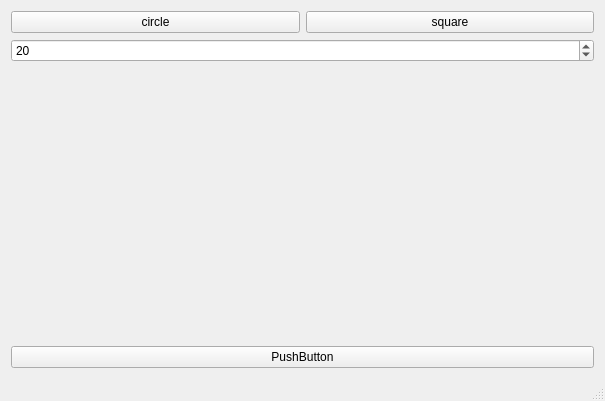
<?xml version="1.0" encoding="UTF-8"?>
<ui version="4.0">
 <class>MainWindowClass</class>
 <widget class="QMainWindow" name="MainWindowClass">
  <property name="geometry">
   <rect>
    <x>0</x>
    <y>0</y>
    <width>605</width>
    <height>401</height>
   </rect>
  </property>
  <property name="windowTitle">
   <string>MainWindow</string>
  </property>
  <widget class="QWidget" name="centralWidget">
   <property name="enabled">
    <bool>true</bool>
   </property>
   <layout class="QHBoxLayout" name="horizontalLayout_2">
    <item>
     <layout class="QHBoxLayout" name="gridLayout"/>
    </item>
    <item>
     <layout class="QVBoxLayout" name="controlLayout">
      <property name="sizeConstraint">
       <enum>QLayout::SetMinimumSize</enum>
      </property>
      <item>
       <layout class="QHBoxLayout" name="horizontalLayout">
        <item>
         <widget class="QPushButton" name="circleButton">
          <property name="text">
           <string>circle</string>
          </property>
          <property name="checkable">
           <bool>true</bool>
          </property>
         </widget>
        </item>
        <item>
         <widget class="QPushButton" name="squareButton">
          <property name="text">
           <string>square</string>
          </property>
          <property name="checkable">
           <bool>true</bool>
          </property>
         </widget>
        </item>
       </layout>
      </item>
      <item>
       <widget class="QSpinBox" name="spinBox">
        <property name="minimum">
         <number>5</number>
        </property>
        <property name="maximum">
         <number>100</number>
        </property>
        <property name="singleStep">
         <number>10</number>
        </property>
        <property name="value">
         <number>20</number>
        </property>
       </widget>
      </item>
      <item>
       <spacer name="verticalSpacer">
        <property name="orientation">
         <enum>Qt::Vertical</enum>
        </property>
        <property name="sizeHint" stdset="0">
         <size>
          <width>20</width>
          <height>40</height>
         </size>
        </property>
       </spacer>
      </item>
      <item>
       <widget class="QPushButton" name="pushButton">
        <property name="sizePolicy">
         <sizepolicy hsizetype="Minimum" vsizetype="Fixed">
          <horstretch>0</horstretch>
          <verstretch>0</verstretch>
         </sizepolicy>
        </property>
        <property name="text">
         <string>PushButton</string>
        </property>
       </widget>
      </item>
     </layout>
    </item>
   </layout>
  </widget>
  <widget class="QStatusBar" name="statusBar"/>
 </widget>
 <layoutdefault spacing="6" margin="11"/>
 <resources>
  <include location="mainwindow.qrc"/>
 </resources>
 <connections/>
</ui>
